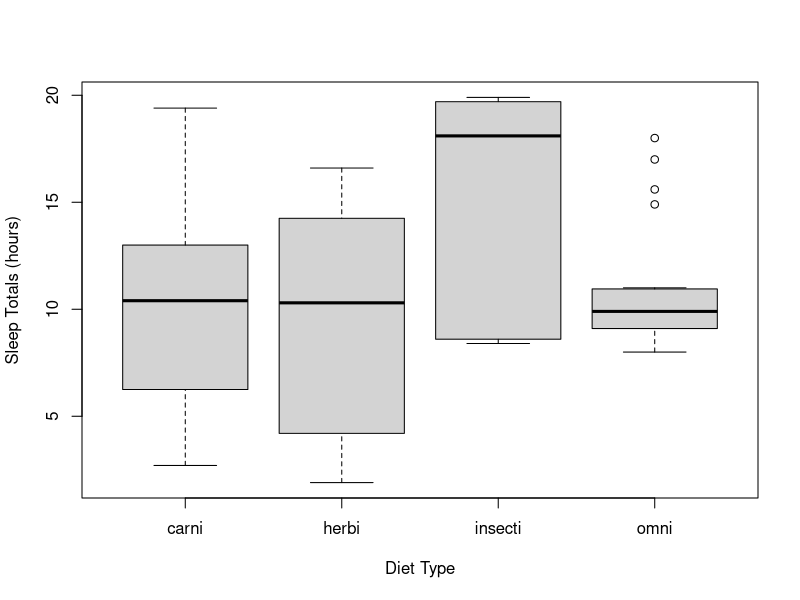
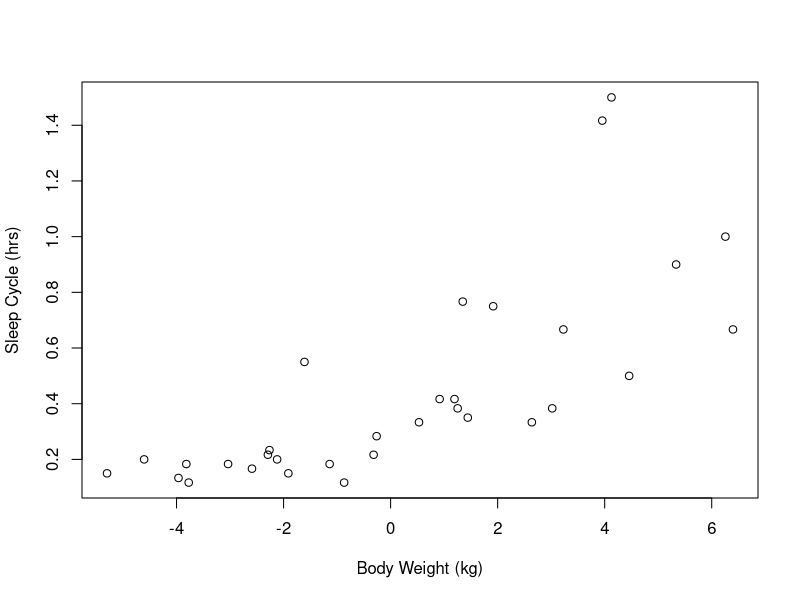
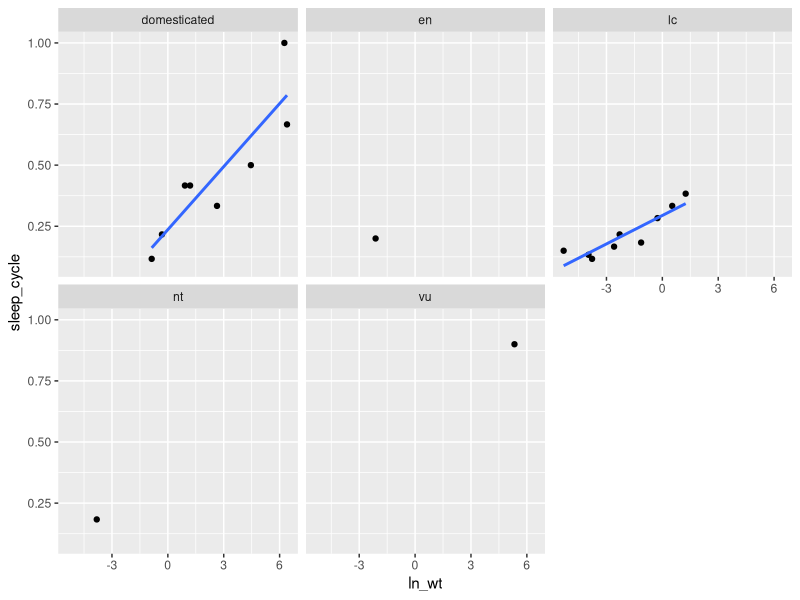
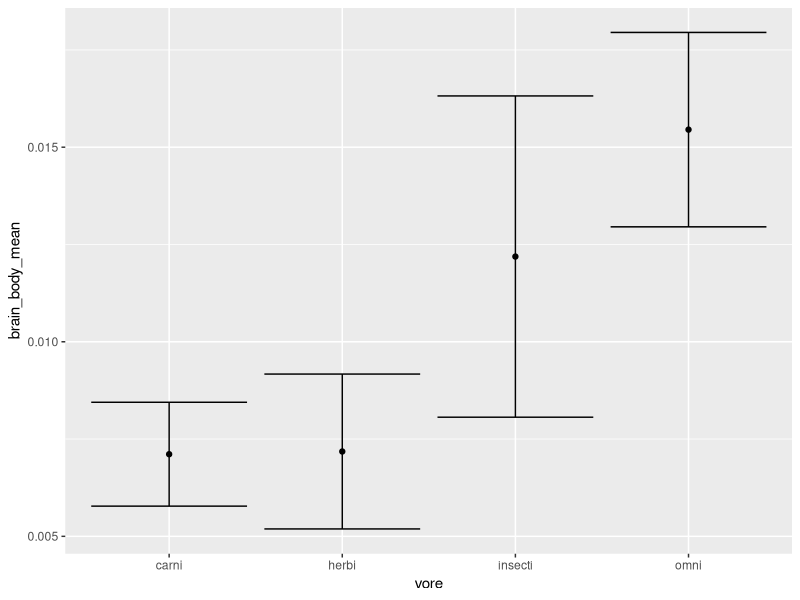

Generate these figures, in order, with R:
# NR995 Module 9 problem set
# Using GitHub, plots, functions
# Erica Holme, Katie Moran, students
# Last modified: Oct 23 2017

## load mammal sleep dataset through ggplot 2 package
library(ggplot2)
data(msleep)
?msleep
head(msleep)
str(msleep)
summary(msleep)

## determine number of diet types in msleep
unique(msleep$vore)
length(unique(msleep$vore))
# there are 4 diet types (carni, omni, herbi, and insecti) as well as NAs

# visually determine whether sleep totals vary by diet type
msleep2 <- msleep[!is.na(msleep$vore), ] #remove rows with no "vore" data
unique(msleep2$vore) # no longer NAs in vore column
boxplot(msleep2$sleep_total ~ msleep2$vore, ylab = "Sleep Totals (hours)", 
        xlab = "Diet Type")

# The insect eating mammals appear to sleep more than the other other diet types,
# although there is overlap between the plots and error bars, indicating that the
# results are not significant. Carnivores, herbivores, and omnivores sleep about
# the same amount on average, although there is wide variation between the ranges.
# Omnivores exhibit less variation in total sleep hours between species, but there
# are some observations well above the normal range (4 "outliers" to investigate)

# Create plot of natural log of body weight and sleep cycle
plot(log(msleep$bodywt[msleep$sleep_cycle != "NA"]), 
     msleep$sleep_cycle[msleep$sleep_cycle != "NA"], ylab = "Sleep Cycle (hrs)",
     xlab = "Body Weight (kg)")

## Produce the same with ggplot() with separate panels for conservation status,
## excluding species with incomplete data, including a trend line for each

## Add a natural log column for easier ggplot use
msleep$ln_wt <- log(msleep$bodywt)

head(msleep)
str(msleep)
summary(msleep)

## I found a new way to remove rows with any NAs in them, useful for this question
ms.alldata <- msleep[complete.cases(msleep), ]

ms.alldata
str(ms.alldata)
summary(ms.alldata) 
## checking that complete.cases worked correctly

ggplot(data = ms.alldata, aes(x = ln_wt, y = sleep_cycle, group = conservation)) +
  geom_point() +
  facet_wrap( ~ conservation) +
  stat_smooth(method="lm", se=F)

## The relationship between weight and sleep cycle length is positive in the first
## plot. This trend is the same for species within the domesticated and least concern
## conservation categories, though the domesticated relationship is much steeper
## than in the general plot and the least concern plot. For endangered, vulnerable,
## and near threatened species, there is not enough data to discern a trend. This
## would make sense because we have more abundant lc and domesticated animals to 
## observe, and domesticated animals span in size from small to pretty large, so 
## the trend makes sense. In this data the following are true:

dom <- msleep[msleep$conservation == "domesticated", ]
lc <- msleep[msleep$conservation == "lc", ]
max(dom$bodywt, na.rm = TRUE) #600 kg max domesticated weight
max(lc$bodywt, na.rm = TRUE) #85 kg max lc weight

## which also somewhat verifies the steepness of the trend in comparison. 

## How does the ratio of brain weight to body weight vary by diet type?
msleep3 <- msleep2[complete.cases(msleep2[ ,10:11]), ] ## removes NAs in bodywt and brainwt
summary(msleep3)

se <- function(x){ 
  
  sem <- sd(x)/sqrt(length(x))
  return(sem)
  }

se ## created function for standard error for use in next function

brain_body_ratio <- function(x, y, z){
  brain_body_mean <- as.data.frame(tapply(x/y, z, mean, na.rm = TRUE))
  brain_body_se <- as.data.frame(tapply(x/y, z, se))
  build <- cbind(brain_body_mean, brain_body_se)
  colnames(build) <- c("brain_body_mean", "brain_body_se")
  build$vore <- row.names(build)
  return(build)
  }

brain_body_ratio(msleep3$brainwt, msleep3$bodywt, msleep3$vore)

brainbydiet <- brain_body_ratio(msleep3$brainwt, msleep3$bodywt, msleep3$vore)
## final result table

ggplot(data = brainbydiet, aes(x=vore, y=brain_body_mean)) +
  geom_point() +
  geom_errorbar(aes(ymin = brain_body_mean - brain_body_se,
                    ymax = brain_body_mean + brain_body_se))
## plotting to visually examine table results
